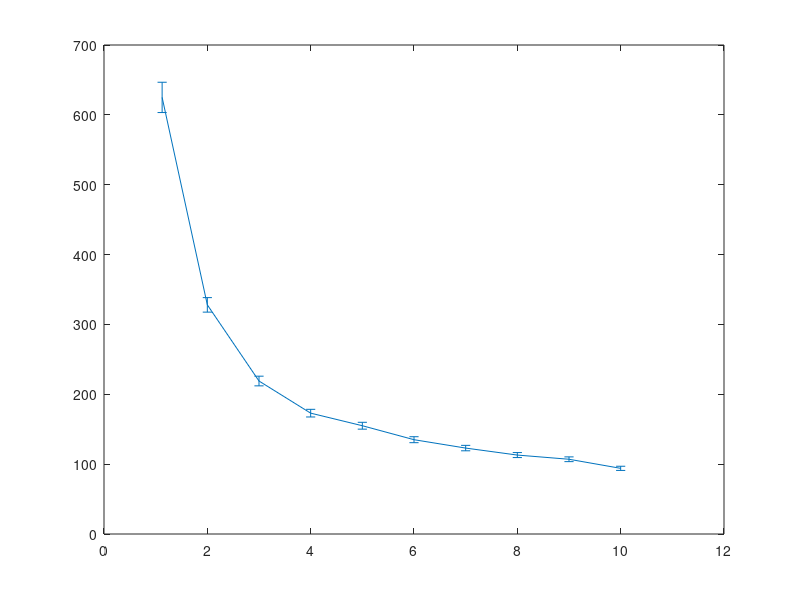

Write the MATLAB code that produced this figure. (Note: this script raises an error after producing the figure.)
clear all;
close all;
clc;

vin=[1.125 2 3 4 5 6 7 8 9 10];
sigma=[625 328 219 173 155 135 123 113 107 94];
err=[1/sqrt(831)*sigma(1) 1/sqrt(998)*sigma(2) 1/sqrt(1000)*sigma(3)...
     1/sqrt(1000)*sigma(4) 1/sqrt(1000)*sigma(5) 1/sqrt(1000)*sigma(6)...
     1/sqrt(1000)*sigma(7) 1/sqrt(1000)*sigma(8) 1/sqrt(992)*sigma(9) 1/sqrt(988)*sigma(10)];

fitfun=@(A,x)sqrt(A(1)*x.^(-2)+A(2));
xf0=[0.9,140];
A=lsqcurvefit(fitfun,xf0,vin(1:end),sigma(1:end));

%plot(vin,sigma,'r*');
E1=errorbar(vin,sigma,err);
set(E1,'LineStyle', 'none ','Color', 'r','LineWidth', 3, 'Marker', '*', 'MarkerSize', 8, ...
         'MarkerEdgeColor', [.2 .2 .2], 'MarkerFaceColor' , [0,1,1]);
xlabel('input(mV)');
ylabel('jitter rms(ps)');
grid on
hold on

times = linspace(vin(1),vin(end));
plot(times,fitfun(A,times),'b--','LineWidth', 2)
hold on

simin=[1.125 2 6 8];
simsig=[610.1 219.2 84.4 77.4];
simerr=[1/sqrt(40)*simsig(1) 1/sqrt(40)*simsig(2) 1/sqrt(40)*simsig(3) 1/sqrt(40)*simsig(4)];
E2=errorbar(simin,simsig,simerr);
set(E2,'LineStyle', 'none ','Color', 'g','LineWidth', 3, 'Marker', '.', 'MarkerSize', 8, ...
         'MarkerEdgeColor', [.2 .2 .2], 'MarkerFaceColor' , [0,1,1]);
legend('measurement data','measured data fitting','simulation data');
title('Board 4 T11 timing performance');
